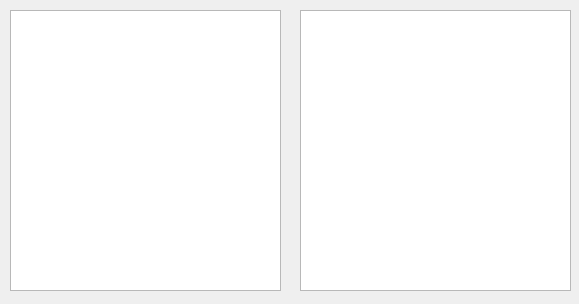
<?xml version="1.0" encoding="UTF-8"?>
<ui version="4.0">
 <class>showLogs</class>
 <widget class="QDialog" name="showLogs">
  <property name="geometry">
   <rect>
    <x>0</x>
    <y>0</y>
    <width>579</width>
    <height>304</height>
   </rect>
  </property>
  <property name="windowTitle">
   <string>Dialog</string>
  </property>
  <widget class="QTextEdit" name="logoutLogTE">
   <property name="geometry">
    <rect>
     <x>10</x>
     <y>10</y>
     <width>271</width>
     <height>281</height>
    </rect>
   </property>
  </widget>
  <widget class="QTextEdit" name="loginLogTE">
   <property name="geometry">
    <rect>
     <x>300</x>
     <y>10</y>
     <width>271</width>
     <height>281</height>
    </rect>
   </property>
  </widget>
 </widget>
 <resources/>
 <connections/>
</ui>
